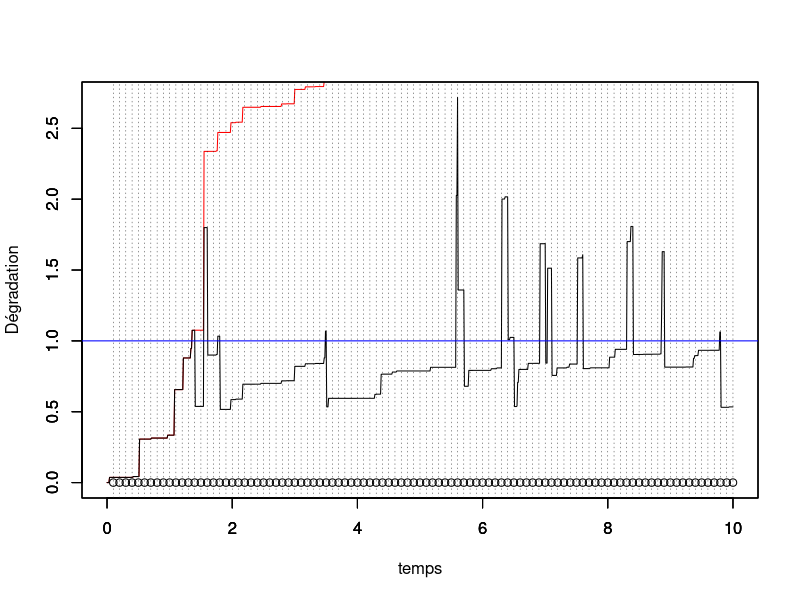
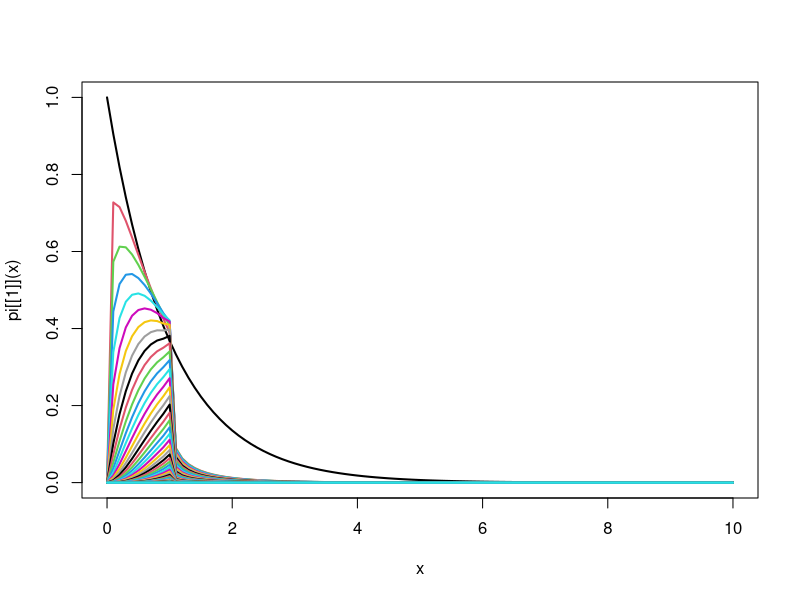

Write R code to recreate these figures, in order. (Note: this script raises an error after producing the figures.)
#### Programme de simulation lorsqu'on observe uniquement la dégradation juste avant l'inspection


rm(list=ls())
library(ggplot2)
library(tidyverse)
tau = 0.1 # intervalle inter-inspection
rho = 0.5 # parametre ARDinf
L=1 # seuil pour MP
M=3 # seuil pout MC
tps.final <-10 # fenêtre d'observation du processus

id.newcycle <- FALSE # Initialisation du nb de cycle de renouvellement

set.seed(123)
# Simulation d'un processus gamma jusqu'au temps final
pas = 0.01 # pas de temps pour simuler le processus

alpha = 1.2 # paramètre de forme de Gamma a = alpha (t)^beta
beta = 1 # paramètre de forme  de Gamma
b=1   # paramètre d'échelle du Gamma
temps = seq(from = 0,to = tps.final,by = pas)

n=length(temps)

nb.inspections<- floor(tps.final/tau) # nombre d'inspections max pendant la fenêtre d'observation.

obs<-numeric(nb.inspections) # données observées (pendant les inspections, à t_j^-)

j<-1 # indicateur prochaine inspection
j.newcycle <- 0 # identifier le j où nouveau cycle
nb.cycles <- 1 # compteur de cycles

x=matrix(nrow=nb.inspections,ncol = n) # processus Gamma simulé, nb.lignes = nb.cycles
x[nb.cycles,1] = 0     # initialisation du processus Gamma = 0 à t=0
for(i in 2:n){
  x[nb.cycles,i] = x[nb.cycles,i-1] + rgamma(1,scale = b, shape = alpha*(temps[i]^beta-temps[i-1]^beta))
}
y=numeric(n) # processus Gamma maintenu
y.tilde=numeric(n) # processus Gamma maintenu

y[1]<-0
y.tilde[1]<-0

while (j<=nb.inspections) {
  # boucle sur un cycle de renouvellement
  if (id.newcycle){
    # on resimule un x depuis 0
    x[nb.cycles,1] = 0     # initialisation du processus Gamma = 0 à t=0
    for(i in 2:n){
      x[nb.cycles,i] = x[nb.cycles,i-1] + rgamma(1,scale = b, shape = alpha*(temps[i]^beta-temps[i-1]^beta))
    }
    id.newcycle <- FALSE
  }
  
  y.tilde[((j-1)*tau/pas+2):(j*(tau/pas)+1)]<-y[((j-1)*tau/pas+2):(j*(tau/pas)+1)]<-y[(j-1)*tau/pas+1]+ x[nb.cycles,((j-j.newcycle-1)*tau/pas+2):((j-j.newcycle)*(tau/pas)+1)]- x[nb.cycles,(j-j.newcycle-1)*tau/pas+1]

  obs[j]<-y[j*tau/pas+1] # état dégradation à l'inspection (t_j^-)
  
  if (obs[j] < L) {
    print("no action")
  } else {
    if (obs[j]<M) {
      y[j*tau/pas+1]<-(1-rho)*y[j*tau/pas+1] # on écrase (ARD infini)
    } else {
      y[j*tau/pas+1]<-0
      id.newcycle <- TRUE
      j.newcycle <- j
      nb.cycles <- nb.cycles+1
    }
  }
  j<-j+1
}


#df <- data.frame(temps,x,y)
#mygraph <- ggplot(df,aes(x = temps)) +  
#  geom_line(aes(y = y), color = "darkred") +
#  geom_line(aes(y = x), color="steelblue", linetype="twodash") +
#  geom_abline(slope = 0,intercept = L,color="blue") +
#  geom_abline(slope = 0,intercept = M,color="red")


temps.cycle<-c(0,tau*which(obs>M),tps.final)
indice.temps.cycle <- c(1,tau/pas*(which(obs>M))+1,length(temps))


for (k in 1:nb.cycles){
  plot(temps[indice.temps.cycle[k]:indice.temps.cycle[k+1]],x[k,1:(indice.temps.cycle[k+1]-indice.temps.cycle[k]+1)],col="red",type="l",ylim = c(0,max(y.tilde)),xlim = c(0,tps.final),xlab="",ylab="")
  par(new=T)
}

plot(temps,y.tilde,type="l",ylim=c(0,max(y.tilde)),xlim = c(0,tps.final),ylab="",xlab="")


par(new=T)
plot(tau*(1:nb.inspections),numeric(length = nb.inspections),ylim=c(0,max(y.tilde)),type="p",xlim = c(0,tps.final),xlab = "temps",ylab="Dégradation")
abline(h=L,col="blue")
abline(h=M,col="red")
abline(v=tau*(1:nb.inspections), lty =3, col = grey(0.1), lwd = 0.45)

#abline(v = tau*(1:nb.inspection))


#####################################
# Calcul de la loi stationnaire
#####################################

# se donner une grille pour les abscisses

K<- 100 # nb itérations de l'algo de point fixe
grid_abs <- seq(0.01,10,0.01)
nb_abs <- length(grid_abs)
w<-matrix(nrow = K,ncol = nb_abs )

pi<-list()
pi[[1]]<-function(x) dexp(x)


curve(pi[[1]](x), from = 0, to = max(grid_abs), lwd = 2)

for(k in 2:K){
  for (j in 1:nb_abs){
    abs <- grid_abs[j]
    fn_aux1 <- function(x) {
      res <- pi[[k-1]](x)*dgamma(abs-x,scale = b,shape=alpha*tau^beta)
      return(res)
    }
    fn_aux2 <- function(x) {
      res <- pi[[k-1]](x)*dgamma(abs-(1-rho)*x,scale=b,shape=alpha*tau^beta)
      return(res)
    }
    fn_aux3 <- function(x) {
      res <- pi[[k-1]](x)
      return(res)
    }
    w[k,j] <- integrate(f = fn_aux1, lower = 0, upper = min(L,abs))$value 
    + integrate(f = fn_aux2, lower = min(y/(1-rho),L), upper = min(y/(1-rho),M))$value
    + integrate(f = fn_aux3, lower = M, upper = Inf)$value * dgamma(abs,scale=b,shape=alpha*tau^beta)
  }
  aux <- w[k,]
  fn_w <- function(x) {
    res <- splinefun(x = grid_abs, y = aux)(x)*((0 < x) & (x<=max(grid_abs)))
    return(res)
  }
  pi[[k]] <- fn_w
  curve(pi[[k]](x), from = 0, to = max(grid_abs), lwd = 2, add = TRUE, col = k)
  print(paste("L'intégrale de la fonction vaut",integrate(fn_w,0,Inf)$value,sep=" "))
}





# initialisation
